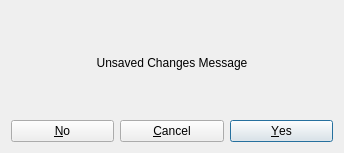
<?xml version="1.0" encoding="UTF-8"?>
<ui version="4.0">
 <class>PendingChangesWarningPresenter</class>
 <widget class="QDialog" name="PendingChangesWarningPresenter">
  <property name="geometry">
   <rect>
    <x>0</x>
    <y>0</y>
    <width>344</width>
    <height>153</height>
   </rect>
  </property>
  <property name="windowTitle">
   <string>MainWindow</string>
  </property>
  <layout class="QVBoxLayout" name="verticalLayout">
   <item>
    <widget class="QLabel" name="labelMessage">
     <property name="text">
      <string>Unsaved Changes Message</string>
     </property>
     <property name="alignment">
      <set>Qt::AlignCenter</set>
     </property>
    </widget>
   </item>
   <item>
    <layout class="QHBoxLayout" name="horizontalLayout">
     <item>
      <widget class="QPushButton" name="pushButtonNo">
       <property name="text">
        <string>&amp;No</string>
       </property>
       <property name="icon">
        <iconset theme="No">
         <normaloff/>
        </iconset>
       </property>
      </widget>
     </item>
     <item>
      <widget class="QPushButton" name="pushButtonCancel">
       <property name="text">
        <string>&amp;Cancel</string>
       </property>
      </widget>
     </item>
     <item>
      <widget class="QPushButton" name="pushButtonYes">
       <property name="text">
        <string>&amp;Yes</string>
       </property>
       <property name="autoDefault">
        <bool>true</bool>
       </property>
       <property name="default">
        <bool>true</bool>
       </property>
      </widget>
     </item>
    </layout>
   </item>
  </layout>
 </widget>
 <resources/>
 <connections/>
</ui>
